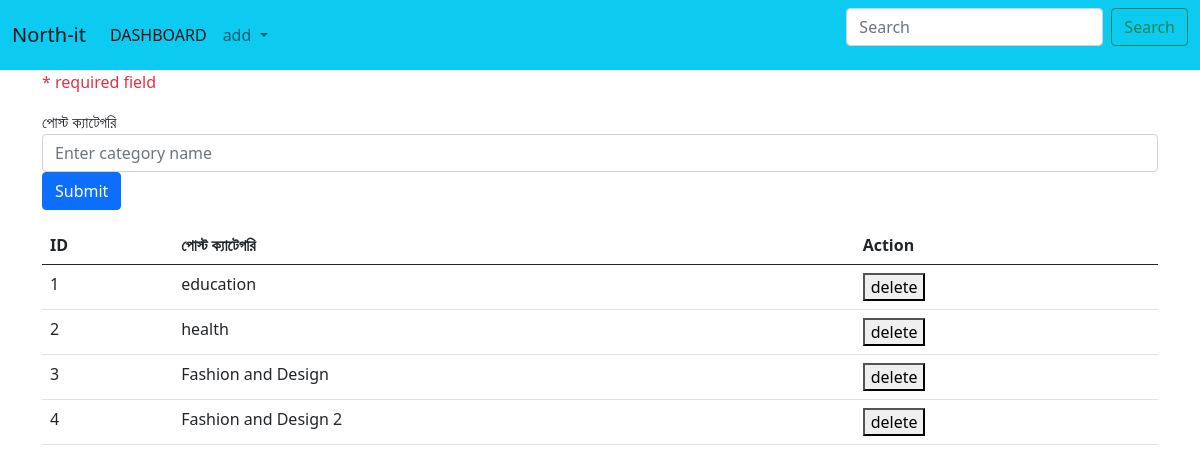
Page /createcategory.php on the committed database.
### tables this page shows
CREATE TABLE `category` (
  `id` int(11) NOT NULL,
  `name` varchar(100) NOT NULL
);

### createcategory.php (the view, shortened to what this page needs)
<?php include('C:\xampp\htdocs\northit\connection\connect.php');?>
<!doctype html>
<html lang="en">
  <head>
    <link href="https://cdn.jsdelivr.net/npm/bootstrap@5.0.2/dist/css/bootstrap.min.css" rel="stylesheet">
  </head>
  <body>
  <nav class="navbar navbar-expand-lg navbar-light bg-info">
  <div class="container-fluid">
    <a class="navbar-brand" href="#">North-it</a>
    <div class="collapse navbar-collapse" id="navbarSupportedContent">
      <ul class="navbar-nav me-auto mb-2 mb-lg-0">
        <li class="nav-item">
          <a class="nav-link active" aria-current="page" href="../index.php">DASHBOARD</a>
        </li>
        <li class="nav-item dropdown">
          <a class="nav-link dropdown-toggle" href="#" id="navbarDropdown" role="button" data-bs-toggle="dropdown" aria-expanded="false">
            add
          </a>
        </li>
      </ul>
      <form class="d-flex">
        <input class="form-control me-2" type="search" placeholder="Search" aria-label="Search">
        <button class="btn btn-outline-success" type="submit">Search</button>
      </form>
    </div>
  </div>
</nav>
		<div class="container">
			<div class="row">
				<div class="col">
				  <form action="http://localhost/northit/category/processcategory.php"method="POST">
				  <div class="form-group">
				    <p><span class="text-danger">* required field</span></p>
				    <label for="">পোস্ট ক্যাটেগরি</label>
				    <input type="text" class="form-control" id="" aria-describedby="" placeholder="Enter category name" name="name" required>
				  </div>
				  <button type="submit" class="btn btn-primary">Submit</button>
				</form>
			</div>
	      </div>
		</div>
		<div class="container">
			<div class="row">
				<div class="col">
					<div class="table-responsive-sm">
					  <table class="table table-hover">
						  <thead>
						    <tr>
						      <th scope="col">ID</th>
						      <th scope="col">পোস্ট ক্যাটেগরি</th>
						      <th scope="col">Action</th>
						    </tr>
						  </thead>
						  <tbody>
						  <?php
						  	$sql="select * from category";
								$result= mysqli_query($conn,$sql);
						  	while ($row=mysqli_fetch_assoc($result)){?>
						    <tr>
						      <td> <?php echo $row['id']?></td>
						      <td><?php echo $row['name']?></td>
						      <td>
						      	<a class="btn-btn-danger" href="deletecategory.php?id=<?php echo $row['id']?>"><button>delete</button></a>
						     </td>
						    </tr>
						     <?php  } ?>
						  </tbody>
						</table>
					</div>
				</div>
	    </div>
		</div>
  </body>
</html>

### rows in the picture
category: id "1", name "education"
category: id "2", name "health"
category: id "3", name "Fashion and Design"
category: id "4", name "Fashion and Design 2"
